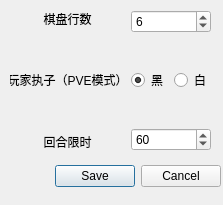
<?xml version="1.0" encoding="UTF-8"?>
<ui version="4.0">
 <class>dialog_settings</class>
 <widget class="QDialog" name="dialog_settings">
  <property name="geometry">
   <rect>
    <x>0</x>
    <y>0</y>
    <width>223</width>
    <height>205</height>
   </rect>
  </property>
  <property name="windowTitle">
   <string>设置</string>
  </property>
  <widget class="QDialogButtonBox" name="saveBox">
   <property name="geometry">
    <rect>
     <x>0</x>
     <y>160</y>
     <width>221</width>
     <height>32</height>
    </rect>
   </property>
   <property name="orientation">
    <enum>Qt::Horizontal</enum>
   </property>
   <property name="standardButtons">
    <set>QDialogButtonBox::Cancel|QDialogButtonBox::Save</set>
   </property>
   <property name="centerButtons">
    <bool>false</bool>
   </property>
  </widget>
  <widget class="QWidget" name="layoutWidget">
   <property name="geometry">
    <rect>
     <x>10</x>
     <y>10</y>
     <width>201</width>
     <height>141</height>
    </rect>
   </property>
   <layout class="QHBoxLayout" name="horizontalLayout_2">
    <item>
     <layout class="QVBoxLayout" name="verticalLayout">
      <item>
       <widget class="QLabel" name="label">
        <property name="text">
         <string>棋盘行数</string>
        </property>
        <property name="alignment">
         <set>Qt::AlignCenter</set>
        </property>
       </widget>
      </item>
      <item>
       <spacer name="verticalSpacer_2">
        <property name="orientation">
         <enum>Qt::Vertical</enum>
        </property>
        <property name="sizeHint" stdset="0">
         <size>
          <width>20</width>
          <height>40</height>
         </size>
        </property>
       </spacer>
      </item>
      <item>
       <widget class="QLabel" name="label_2">
        <property name="text">
         <string>玩家执子（PVE模式）</string>
        </property>
        <property name="alignment">
         <set>Qt::AlignCenter</set>
        </property>
       </widget>
      </item>
      <item>
       <spacer name="verticalSpacer_3">
        <property name="orientation">
         <enum>Qt::Vertical</enum>
        </property>
        <property name="sizeHint" stdset="0">
         <size>
          <width>20</width>
          <height>40</height>
         </size>
        </property>
       </spacer>
      </item>
      <item>
       <widget class="QLabel" name="label_3">
        <property name="text">
         <string>回合限时</string>
        </property>
        <property name="alignment">
         <set>Qt::AlignCenter</set>
        </property>
       </widget>
      </item>
     </layout>
    </item>
    <item>
     <layout class="QVBoxLayout" name="verticalLayout_2">
      <item>
       <widget class="QSpinBox" name="boardSizeBox">
        <property name="value">
         <number>6</number>
        </property>
       </widget>
      </item>
      <item>
       <spacer name="verticalSpacer">
        <property name="orientation">
         <enum>Qt::Vertical</enum>
        </property>
        <property name="sizeHint" stdset="0">
         <size>
          <width>20</width>
          <height>40</height>
         </size>
        </property>
       </spacer>
      </item>
      <item>
       <layout class="QHBoxLayout" name="horizontalLayout">
        <item>
         <widget class="QRadioButton" name="blackButton">
          <property name="text">
           <string>黑</string>
          </property>
          <property name="checked">
           <bool>true</bool>
          </property>
         </widget>
        </item>
        <item>
         <widget class="QRadioButton" name="whiteButton">
          <property name="text">
           <string>白</string>
          </property>
         </widget>
        </item>
       </layout>
      </item>
      <item>
       <spacer name="verticalSpacer_4">
        <property name="orientation">
         <enum>Qt::Vertical</enum>
        </property>
        <property name="sizeHint" stdset="0">
         <size>
          <width>20</width>
          <height>40</height>
         </size>
        </property>
       </spacer>
      </item>
      <item>
       <widget class="QSpinBox" name="timeLimitBox">
        <property name="value">
         <number>60</number>
        </property>
       </widget>
      </item>
     </layout>
    </item>
   </layout>
  </widget>
 </widget>
 <resources/>
 <connections/>
</ui>
